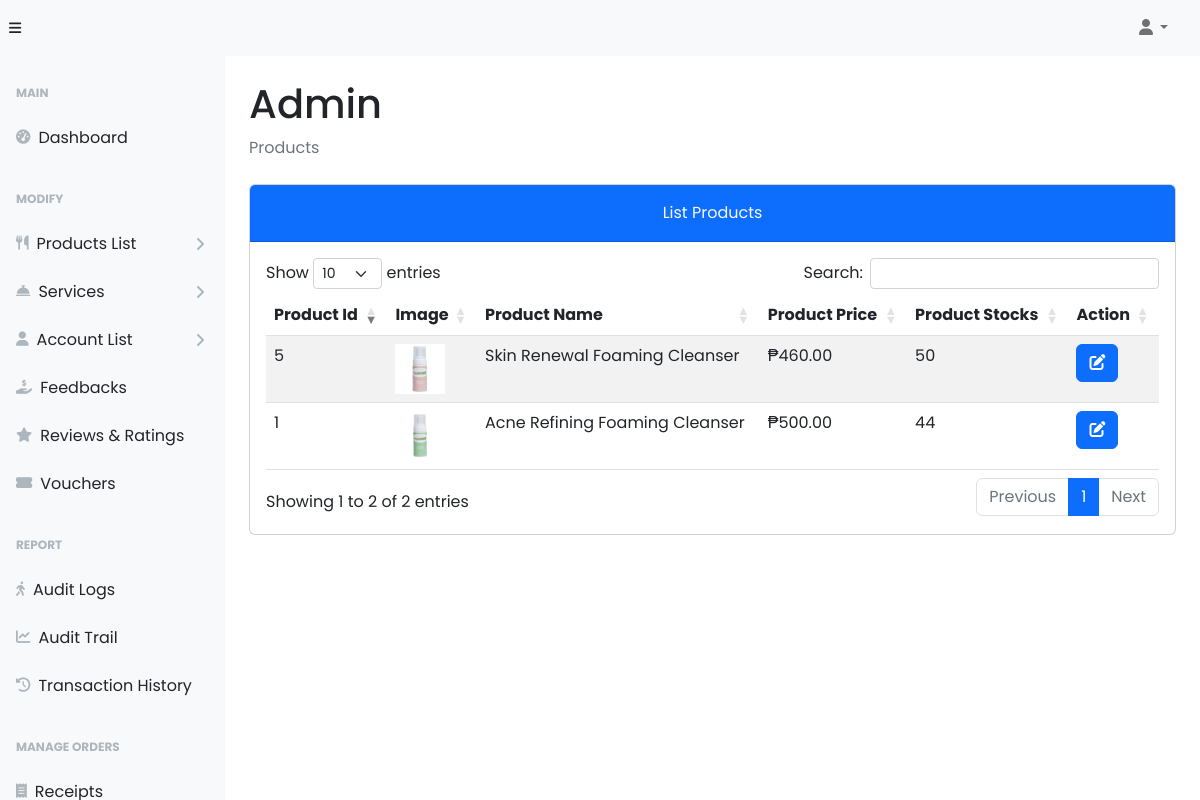
The app's page /admin/products.php?type=3 (signed in) with its own data.
### tables this page shows
CREATE TABLE `tbl_products` (
  `prod_id` int(11) NOT NULL,
  `prod_name` varchar(255) NOT NULL,
  `prod_price` int(11) NOT NULL,
  `prod-short-desc` varchar(255) NOT NULL,
  `prod_description` text NOT NULL,
  `concern_id` int(11) NOT NULL,
  `ingredients_id` int(11) NOT NULL,
  `prod_stocks` int(11) NOT NULL,
  `prod_discount` int(11) NOT NULL,
  `prod_img` varchar(255) NOT NULL,
  `prod_hover_img` varchar(255) NOT NULL
);

### admin/products.php (the view, shortened to what this page needs)
<?php
require_once("../backend/config/config.php");
?>
<!DOCTYPE html>
<html lang="en">
<head>
  <link href="https://cdnjs.cloudflare.com/ajax/libs/font-awesome/6.5.1/css/all.min.css" rel="stylesheet">
  <link rel="stylesheet" href="../styles/dataTables.min.css">
  <link rel="stylesheet" href="../plugins/dataTables.bootstrap5.min.css">
  <link rel="stylesheet" href="../styles/bootsrap5-min.css">
  <link rel="stylesheet" href="../styles/card-general.css">
</head>
<body class="sb-nav-fixed">
  <?php require_once("./navbar.php"); ?>
  <div id="layoutSidenav">
    <?php require_once("./sidebar.php"); ?>
    <div id="layoutSidenav_content">
      <main>
        <div class="container-fluid px-4">
          <h1 class="mt-4" id="full_name">Admin</h1>
          <ol class="breadcrumb mb-4">
            <li class="breadcrumb-item active">Products</li>
          </ol>
          <div class="card mb-5">
            <div class="card-header bg-primary pt-3">
              <div class="text-center">
                <p class="card-title text-light">List Products
              </div>
            </div>
            <div class="card-body">
              <table id="residenceAccounts" class="table table-striped nowrap" style="width:100%">
                <thead>
                  <tr>
                    <th>Product Id</th>
                    <th>Image</th>
                    <th>Product Name</th>
                    <th>Product Price</th>
                    <th>Product Stocks</th>
                    <th>Action</th>
                  </tr>
                </thead>
                <tbody>
                  <?php
                  if (isset($_GET['type'])) {
                    $prodId = intval($_GET["type"]);
                    $query = "SELECT * FROM tbl_products WHERE concern_id = ?";
                    $stmt = $conn->prepare($query);
                    $stmt->bind_param("i", $prodId);
                    $stmt->execute();
                    $result = $stmt->get_result();
                    while ($data = $result->fetch_assoc()) {
                  ?>
                      <tr class="product-row" data-prod-id="<?php echo $data['prod_id']; ?>" data-prod-name="<?php echo $data['prod_name']; ?>">
                        <td><?php echo $data['prod_id']; ?></td>
                        <td>
                          <?php
                          if ($data["prod_img"] != null || $data["prod_img"] != "") {
                          ?>
                            <img src="../images/products/<?php echo $data['prod_img']; ?>" alt="Product Image" width="50" height="50">
                          <?php
                          } else {
                          ?>
                            <div>No Image Available</div>
                          <?php
                          }
                          ?>
                        </td>
                        <td><?php echo $data['prod_name']; ?></td>
                        <td>₱<?php echo number_format($data['prod_price'], 2); ?></td>
                        <td><?php echo $data['prod_stocks']; ?></td>
                        <td>
                          <button type="button" class="btn btn-primary" id="<?php echo $data["prod_id"] ?>" data-bs-toggle="modal" data-bs-target="#residenceAccountDetails<?php echo $data["prod_id"] ?>" data-bs-whatever="@getbootstrap">
                            <i class="fa-solid fa-pen-to-square" style="color: #fcfcfc;"></i>
                          </button>
                        </td>
                      </tr>
                  <?php
                    }
                  }
                  ?>
                </tbody>
              </table>
            </div>
          </div>
        </div>
      </main>
    </div>
  </div>
</body>
</html>

### styles/card-general.css (style rules this page uses)
* { margin: 0; padding: 0; box-sizing: border-box; font-family: "Poppins", sans-serif; }

### records on screen
tbl_products: prod_id "1", prod_img (picture), prod_name "Acne Refining Foaming Cleanser", prod_price "500.00", prod_stocks "44"
tbl_products: prod_id "5", prod_img (picture), prod_name "Skin Renewal Foaming Cleanser", prod_price "460.00", prod_stocks "50"
